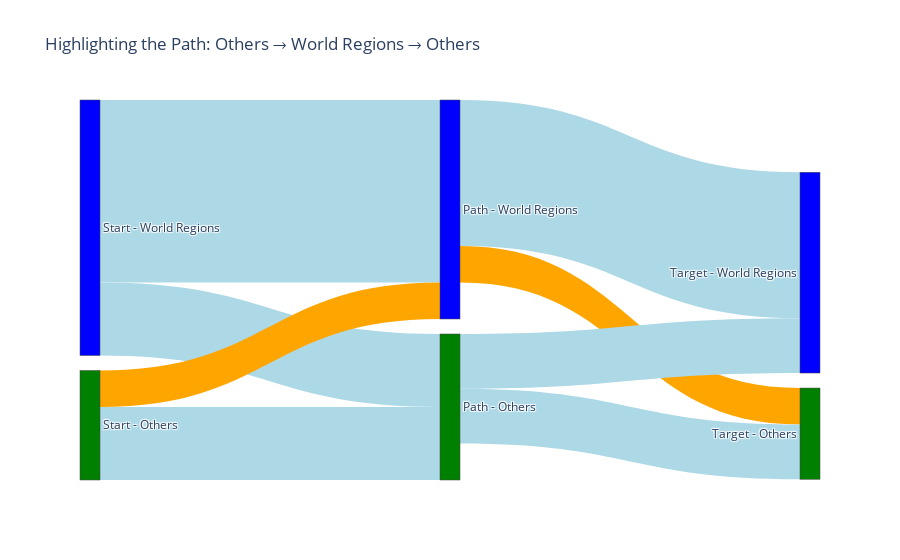

This figure's notebook cell:
### Markdown cell above
### Example brut

### Code cell
import plotly.graph_objects as go

# Define the nodes
nodes = ["Start - World Regions", "Start - Others", 
         "Path - World Regions", "Path - Others",
         "Target - World Regions", "Target - Others"]

# Define the links and highlight the specific path
links = dict(
    source=[0, 0, 1, 1, 2, 2, 3, 3],  # Source nodes
    target=[2, 3, 2, 3, 4, 5, 4, 5],  # Target nodes
    value=[50, 20, 10, 20, 40, 10, 15, 15],  # Flow values
    color=[
        "lightblue", "lightblue",  # Start -> Path
        "orange", "lightblue",        # Start -> Path (Others -> World Regions)
        "lightblue", "orange",    # Path -> Target (World Regions -> Others highlighted)
        "lightblue", "lightblue"   # Path -> Target
    ]
)

# Create the Sankey diagram
fig = go.Figure(go.Sankey(
    node=dict(
        pad=15, thickness=20,
        label=nodes, color=["blue", "green", "blue", "green", "blue", "green"]
    ),
    link=dict(
        source=links['source'],
        target=links['target'],
        value=links['value'],
        color=links['color']  # Custom colors for highlighting
    )
))

# Update layout
fig.update_layout(title_text="Highlighting the Path: Others → World Regions → Others", font_size=12)
fig.show()

### Figure 1 — Plotly figure (JSON) as saved in the notebook; plotly's stock layout.template omitted (floating-point values rounded to 4 significant figures)
{"data": [{"link": {"color": ["lightblue", "lightblue", "orange", "lightblue", "lightblue", "orange", "lightblue", "lightblue"], "source": [0, 0, 1, 1, 2, 2, 3, 3], "target": [2, 3, 2, 3, 4, 5, 4, 5], "value": [50, 20, 10, 20, 40, 10, 15, 15]}, "node": {"color": ["blue", "green", "blue", "green", "blue", "green"], "label": ["Start - World Regions", "Start - Others", "Path - World Regions", "Path - Others", "Target - World Regions", "Target - Others"], "pad": 15, "thickness": 20}, "type": "sankey"}], "layout": {"font": {"size": 12}, "title": {"text": "Highlighting the Path: Others → World Regions → Others"}}}
